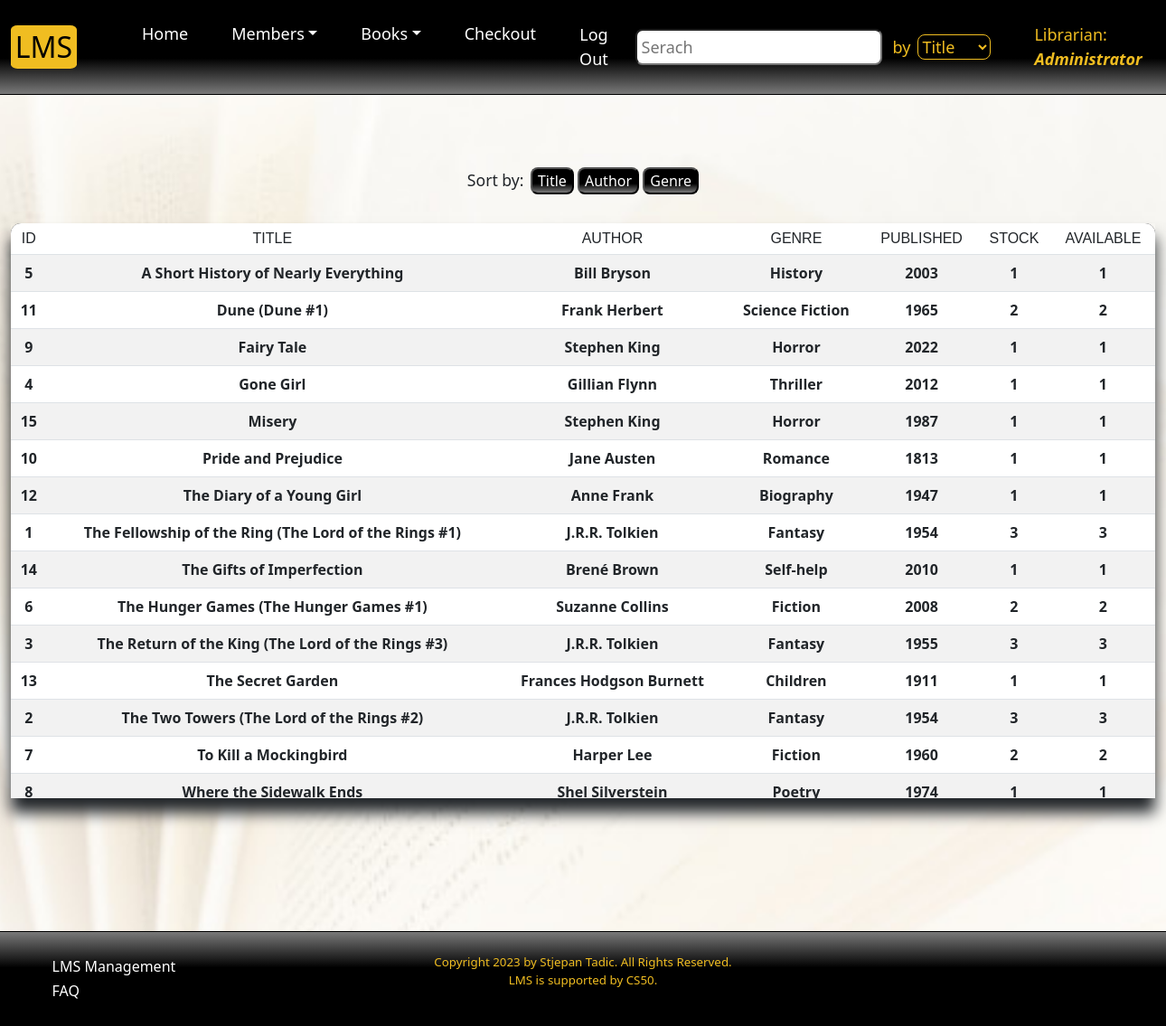
The page /catalogue (signed in) on the database its author committed.
### tables this page shows
CREATE TABLE "staff" ("staff_id" INTEGER PRIMARY KEY AUTOINCREMENT UNIQUE NOT NULL, "name" TEXT NOT NULL, "username" TEXT NOT NULL, "hash" TEXT NOT NULL, time TIMESTAMP NOT NULL DEFAULT CURRENT_TIMESTAMP
);

CREATE TABLE "books" ("id" INTEGER PRIMARY KEY AUTOINCREMENT UNIQUE NOT NULL, "title" TEXT NOT NULL, "author" TEXT NOT NULL, "genre" TEXT NOT NULL, "year" TEXT NOT NULL, "stock" INTEGER NOT NULL, "available" INTEGER NOT NULL, time TIMESTAMP NOT NULL DEFAULT CURRENT_TIMESTAMP);

### app.py (the view)
@app.route('/catalogue')
@login_required
def catalogue():
    user_id = session['user_id']
    name = db.execute('SELECT name FROM staff WHERE staff_id = ?', user_id)[0]['name']
    if request.args.get('sort') == 'title':
        return redirect('/catalogue')
    elif request.args.get('sort') == 'author':
        books = db.execute('SELECT * FROM books ORDER BY author ASC')
        return render_template('catalogue.html', books=books, name=name)
    elif request.args.get('sort') == 'genre':
        books = db.execute('SELECT * FROM books ORDER BY genre ASC')
        return render_template('catalogue.html', books=books, name=name)
    books = db.execute('SELECT * FROM books ORDER BY title ASC')
    return render_template('catalogue.html', books=books, name=name)

### app.py (called while the page is built)
@app.after_request
def after_request(response):
    response.headers["Cache-Control"] = "no-cache, no-store, must-revalidate"
    response.headers["Expires"] = 0
    response.headers["Pragma"] = "no-cache"
    return response

def login_required(f):
    @wraps(f)
    def decorated_function(*args, **kwargs):
        if session.get("user_id") is None:
            return redirect("/login")
        return f(*args, **kwargs)
    return decorated_function

### templates/catalogue.html (shortened to what this page needs)
{% extends "layout.html" %}
{% block search %}
<input id="search" class="search me-2" onkeyup="searchCatalogue()" type="search" name="query" autocomplete="off" placeholder="Serach" aria-label="Search" autofocus>
<span class="by">by</span>
<select name="field" id="field" class="select">
    <option value="title">Title</option>
</select>
{% endblock %}
{% block main %}
<div class="sort">
    <span class="sort-by">Sort by:</span>
    <a href="/catalogue?sort=title"><button class="button">Title</button></a>
    <a href="/catalogue?sort=author"><button class="button">Author</button></a>
    <a href="/catalogue?sort=genre"><button class="button">Genre</button></a>
</div>
<div class="wrapper">
<table id='books' class="table table-striped">
    <thead class="sticky-top table-top">
        <tr>
            <th scope="col" style="border-radius: 0.7rem 0 0 0;">ID</th>
            <th scope="col">TITLE</th>
            <th scope="col">AUTHOR</th>
            <th scope="col">GENRE</th>
            <th scope="col">PUBLISHED</th>
            <th scope="col">STOCK</th>
            <th scope="col" style="border-radius: 0 0.7rem 0 0;">AVAILABLE</th>
        </tr>
    </thead>
    <tbody>
        {% for book in books %}
        <tr class="row-data">
            <td>{{ book.id }}</td>
            <td>{{ book.title }}</td>
            <td>{{ book.author }}</td>
            <td>{{ book.genre }}</td>
            <td>{{ book.year }}</td>
            <td>{{ book.stock }}</td>
            <td>{{ book.available }}</td>
        </tr>
        {% endfor %}
    </tbody>
</table>
</div>
{% endblock %}

### templates/layout.html (shortened to what this page needs)
<!DOCTYPE html>
<html land="en">
<head>
    <link href="https://cdn.jsdelivr.net/npm/bootstrap@5.3.0-alpha1/dist/css/bootstrap.min.css" rel="stylesheet">
    <link href="../static/styles.css" rel="stylesheet">
    <link href="../static/popups.css" rel="stylesheet">
</head>
<body spellcheck="false">
    <nav class="navbar navbar-expand-lg sticky-top">
        <div class="container-fluid">
            <a class="navbar-brand" href="/">LMS</a>
            <div class="collapse navbar-collapse" id="navbarSupportedContent">
                {% if session["user_id"] %}
                    <ul class="navbar-nav me-auto mb-2 mb-lg-0">
                        <li class="nav-item"><a class="nav-link" aria-current="page" href="/">Home</a></li>
                        <li class="nav-item dropdown">
                            <a class="nav-link dropdown-toggle" href="#" role="button" data-bs-toggle="dropdown" aria-expanded="false">Members</a>
                        </li>
                        <li class="nav-item dropdown">
                            <a class="nav-link dropdown-toggle" href="#" role="button" data-bs-toggle="dropdown" aria-expanded="false">Books</a>
                        </li>
                        <li class="nav-item"><a class="nav-link" aria-current="page" href="/checkout">Checkout</a></li>
                        <li class="nav-item">
                            <form aria-current="page" action="/logout" onsubmit="return confirm('Do you want to log out of this device?')">
                                <button class="logout"><a class="nav-link">Log Out</a></button>
                            </form>
                        </li>
                    </ul>
                    {% block search %}{% endblock %}
                    <div class="nav-item user">Librarian: <span>{{ name }}</span></div>
                {% endif %}
            </div>
        </div>
    </nav>
    <main class="container-fluid text-center py-5">
        {% block main %}
        {% endblock %}
    </main>
    <footer>
        <div class="footer-item">
            <div><a class="nav-link" aria-current="page" href="/management">LMS Management</a></div>
            <div><a class="nav-link" aria-current="page" href="/faq">FAQ</a></div>
        </div>
        <p>Copyright 2023 by Stjepan Tadic. All Rights Reserved.<br>
        LMS is supported by CS50.</p>
    </footer>
</body>
</html>

### static/styles.css (style rules this page uses)
body { background-image: url("book.jpg"); background-attachment: fixed; min-height: 100vh; display: flex; flex-direction: column; background-position: center center; background-size: cover; }
nav { background-image: linear-gradient(180deg, rgba(0,0,0,1) 62%, rgba(121,121,121,1) 100%); border-bottom: solid black 0.1rem; }
.navbar { font-size: large; z-index: 2; }
.nav-item { padding: 0.5rem 1rem; }
.navbar-brand { margin-right: 3rem; border-radius: 10%; padding: 0 0.3rem; font-size: 2rem; background-color: rgb(240, 189, 33); }
.nav-link { color: white; }
.logout { background-color: transparent; border-style: none; padding-left: 0; }
.select { color: rgb(240, 189, 33); border: 0.1rem solid rgb(240, 189, 33); background-color: transparent; border-radius: 0.5rem; }
.select option { background-color: black; }
.by { color: rgb(240, 189, 33); padding: 0 0.5rem 0 0.2rem; }
footer { background-image: linear-gradient(0deg, rgba(0,0,0,1) 62%, rgba(121,121,121,1) 100%); margin-top: auto; padding: 1.5rem; color: rgb(240, 189, 33); font-size: smaller; text-align: center; border-top: solid black 0.1rem; z-index: 2; }
.footer-item { float: left; margin: auto; font-size: 1rem; position: absolute; text-align: left; }
.footer-item div { padding: 0.1rem; margin-left: 2rem; }
.user { color: rgb(240, 189, 33); float: right; margin-left: 2rem; }
.user span { font-style: italic; font-weight: bold; }
.search { background-color: white; border-radius: 0.5rem; padding: 0.3rem; }
.sort { margin-bottom: 2rem; }
.sort-by { font-size: 1.1rem; padding-right: .2rem; }
.wrapper { overflow: hidden; overflow-x: auto; overflow-y: auto; max-height: 56vh; box-shadow: 0 1rem 1rem 0; font-weight: bold; }
.table-top { background-image: linear-gradient(180deg, rgba(0,0,0,1) 62%, rgba(121,121,121,1) 100%); color: white; z-index: 1; }
th { font: caption; }
.button { color: white; background-image: linear-gradient(180deg, rgba(0,0,0,1) 62%, rgba(121,121,121,1) 100%); border-radius: 0.5rem; }
option { background-color: rgb(240, 189, 33, 0.3); }

### rows shown on the page
staff: name "Administrator"
books: id "5", title "A Short History of Nearly Everything", author "Bill Bryson", genre "History", year "2003", stock "1", available "1"
books: id "11", title "Dune (Dune #1)", author "Frank Herbert", genre "Science Fiction", year "1965", stock "2", available "2"
books: id "9", title "Fairy Tale", author "Stephen King", genre "Horror", year "2022", stock "1", available "1"
books: id "4", title "Gone Girl", author "Gillian Flynn", genre "Thriller", year "2012", stock "1", available "1"
books: id "15", title "Misery", author "Stephen King", genre "Horror", year "1987", stock "1", available "1"
books: id "10", title "Pride and Prejudice", author "Jane Austen", genre "Romance", year "1813", stock "1", available "1"
books: id "12", title "The Diary of a Young Girl", author "Anne Frank", genre "Biography", year "1947", stock "1", available "1"
books: id "1", title "The Fellowship of the Ring (The Lord of the Rings #1)", author "J.R.R. Tolkien", genre "Fantasy", year "1954", stock "3", available "3"
books: id "14", title "The Gifts of Imperfection", author "Brené Brown", genre "Self-help", year "2010", stock "1", available "1"
books: id "6", title "The Hunger Games (The Hunger Games #1)", author "Suzanne Collins", genre "Fiction", year "2008", stock "2", available "2"
books: id "3", title "The Return of the King (The Lord of the Rings #3)", author "J.R.R. Tolkien", genre "Fantasy", year "1955", stock "3", available "3"
books: id "13", title "The Secret Garden", author "Frances Hodgson Burnett", genre "Children", year "1911", stock "1", available "1"
books: id "2", title "The Two Towers (The Lord of the Rings #2)", author "J.R.R. Tolkien", genre "Fantasy", year "1954", stock "3", available "3"
books: id "7", title "To Kill a Mockingbird", author "Harper Lee", genre "Fiction", year "1960", stock "2", available "2"
books: id "8", title "Where the Sidewalk Ends", author "Shel Silverstein", genre "Poetry", year "1974", stock "1", available "1"
